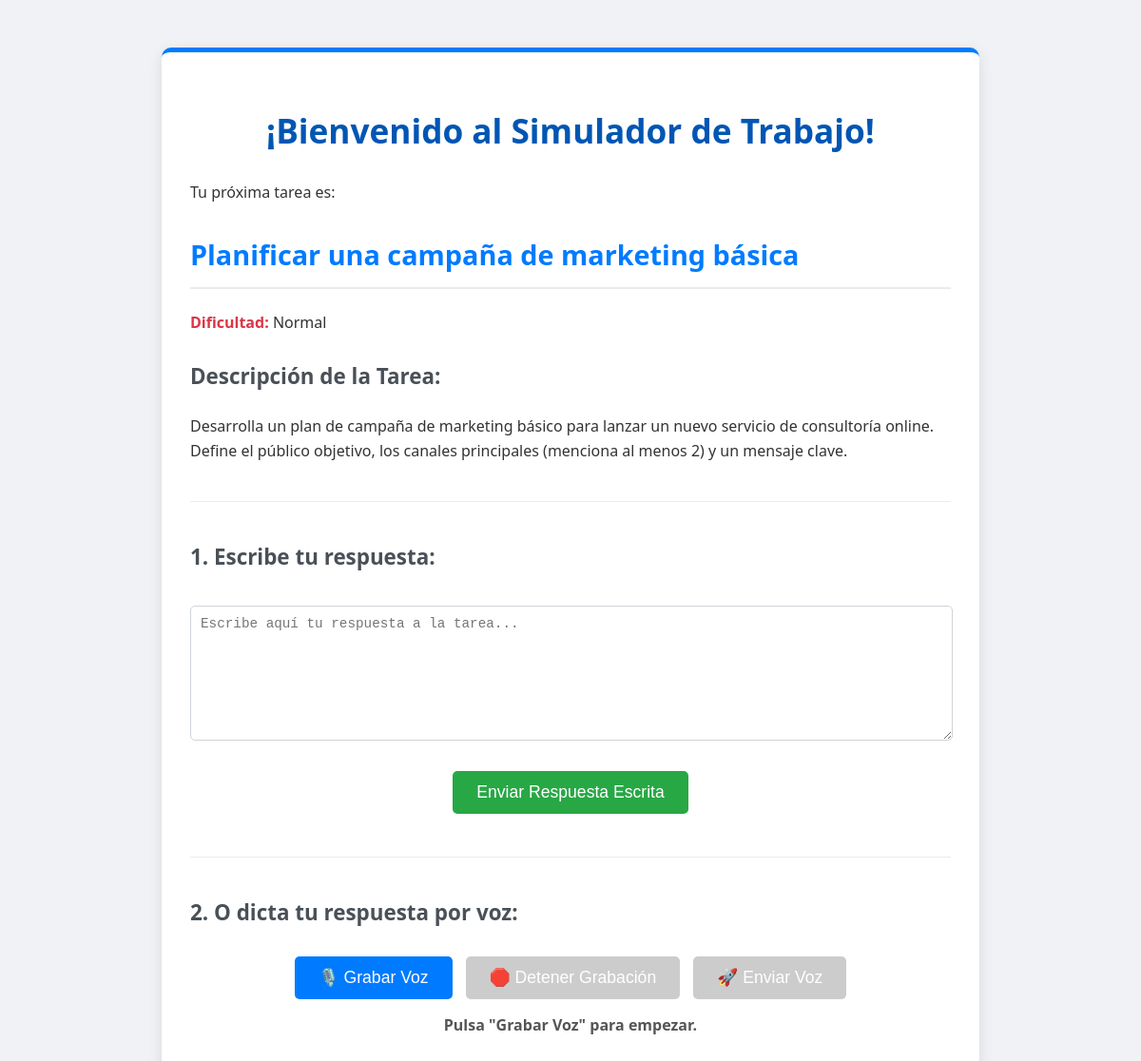
The page / on the database its author committed.
### tareas_simulacion/models.py (models this page shows, shortened)
class TareaSimulacion(models.Model):
    nombre = models.CharField(max_length=200) # El nombre de la tarea (ej: "Responder email")
    descripcion = models.TextField() # Lo que se tiene que hacer en la tarea
    respuesta_esperada = models.TextField() # Lo que consideramos una buena respuesta
    dificultad = models.CharField(max_length=50) # Nivel de dificultad (ej: "Facil", "Medio")

### tareas_simulacion/views.py (the view, shortened to what this page needs)
# urls.py: path('', views.mostrar_tarea, name='mostrar_tarea'),
def mostrar_tarea(request):
    tarea = None
    feedback_ia = None
    respuesta_transcrita = "" # Almacena el texto si se usó la voz
    mensaje_error_audio = None # Para mostrar errores específicos del procesamiento de audio
    try:
        todas_las_tareas = TareaSimulacion.objects.all()
        if todas_las_tareas.exists():
            tarea = random.choice(list(todas_las_tareas))
        else:
            pass # No hay tareas, 'tarea' se queda como None
    except TareaSimulacion.DoesNotExist:
        pass # Esto ya no debería ocurrir con .exists() y random.choice
    context = {
        'tarea': tarea, # La tarea actual a mostrar
        'feedback_ia': feedback_ia, # El feedback generado por la IA
        'respuesta_transcrita': respuesta_transcrita, # La respuesta del usuario si fue dictada por voz
        'mensaje_error_audio': mensaje_error_audio, # Cualquier error específico del audio
    }
    return render(request, 'tareas_simulacion/tarea.html', context)

### tareas_simulacion/templates/tareas_simulacion/tarea.html (shortened to what this page needs)
<!DOCTYPE html>
<html lang="es">
<head>
</head>
<body>
    <div class="contenedor-tarea">
        {% if tarea %}
            <h1>¡Bienvenido al Simulador de Trabajo!</h1>
            <p>Tu próxima tarea es:</p>
            <h2>{{ tarea.nombre }}</h2>
            <p><strong>Dificultad:</strong> {{ tarea.dificultad }}</p>
            <h3>Descripción de la Tarea:</h3>
            <p>{{ tarea.descripcion }}</p>
            <hr>
            <h3>1. Escribe tu respuesta:</h3>
            <form method="post" action="{% url 'mostrar_tarea' %}" id="form-respuesta-texto">
                {% csrf_token %} <textarea name="respuesta_usuario" id="textarea-respuesta" placeholder="Escribe aquí tu respuesta a la tarea..."></textarea><br>
                <div class="button-group">
                    <button type="submit" class="btn-send-text">Enviar Respuesta Escrita</button>
                </div>
            </form>
            <hr>
            <h3>2. O dicta tu respuesta por voz:</h3>
            <div class="button-group">
                <button id="start-record-btn" class="btn-record">🎙️ Grabar Voz</button>
                <button id="stop-record-btn" class="btn-stop" disabled>🛑 Detener Grabación</button>
                <button id="send-voice-btn" class="btn-send-voice" disabled>🚀 Enviar Voz</button>
            </div>
            <p id="recording-status" style="margin-top: 10px; text-align: center; font-weight: bold; color: #555;">Pulsa "Grabar Voz" para empezar.</p>
        {% else %}
            <div class="no-tarea">
                <p>¡Vaya! Parece que no hay tareas de simulación creadas todavía.</p>
                <p>Por favor, ve al panel de administración para agregar algunas:</p>
                <p><a href="/admin/">Ir al Administrador de Django</a></p>
            </div>
        {% endif %}
    </div>
</body>
</html>

### tareas_simulacion/templates/tareas_simulacion/tarea.html (style rules this page uses)
body { font-family: 'Segoe UI', Tahoma, Geneva, Verdana, sans-serif; margin: 0; padding: 20px; background-color: #f0f2f5; color: #333; line-height: 1.6; }
.contenedor-tarea { background-color: #ffffff; padding: 30px; border-radius: 10px; box-shadow: 0 4px 15px rgba(0,0,0,0.1); max-width: 800px; margin: 30px auto; border-top: 5px solid #007bff; }
h1 { color: #0056b3; text-align: center; margin-bottom: 25px; font-size: 2.2em; }
h2 { color: #007bff; border-bottom: 2px solid #e9ecef; padding-bottom: 10px; margin-top: 30px; font-size: 1.8em; }
h3 { color: #495057; margin-top: 25px; font-size: 1.4em; }
p { margin-bottom: 10px; }
strong { color: #dc3545; }
textarea { width: calc(100% - 20px); padding: 10px; margin-top: 10px; border: 1px solid #ced4da; border-radius: 5px; font-size: 1.1em; min-height: 120px; resize: vertical; }
.button-group { text-align: center; margin-top: 20px; }
button { padding: 12px 25px; border: none; border-radius: 5px; cursor: pointer; font-size: 1.1em; margin: 5px; transition: background-color 0.3s ease, transform 0.2s ease; }
button:disabled { background-color: #cccccc !important; cursor: not-allowed; }
.btn-send-text { background-color: #28a745; color: white; }
.btn-record { background-color: #007bff; color: white; }
.btn-stop { background-color: #dc3545; color: white; }
.btn-send-voice { background-color: #ffc107; color: white; }
hr { border: 0; height: 1px; background: #e9ecef; margin: 40px 0; }

### rows shown on the page
TareaSimulacion: nombre "Planificar una campaña de marketing básica", dificultad "Normal", descripcion "Desarrolla un plan de campaña de marketing básico para lanzar un nuevo servicio de consultoría online. Define el público objetivo, los canales principales (menciona al menos 2) y un mensaje clave."
